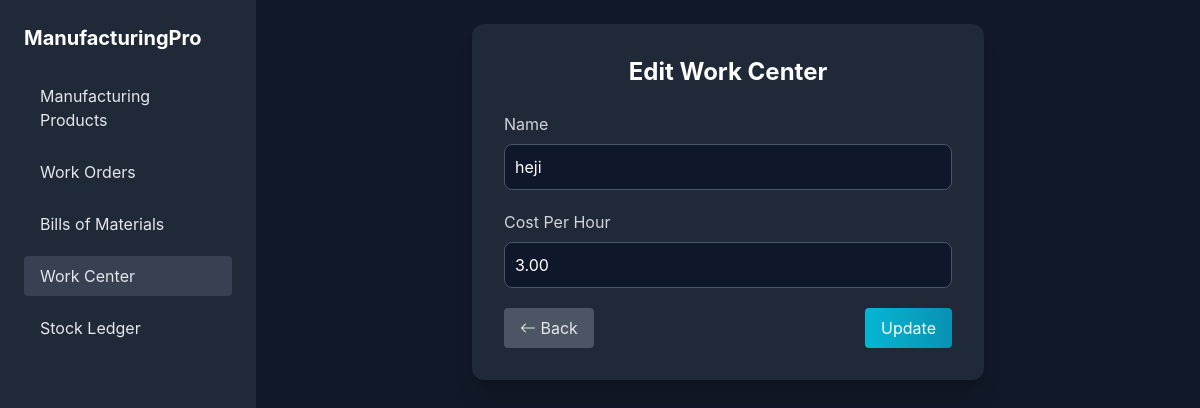
The app's page /work-centers/edit/4/, older data.
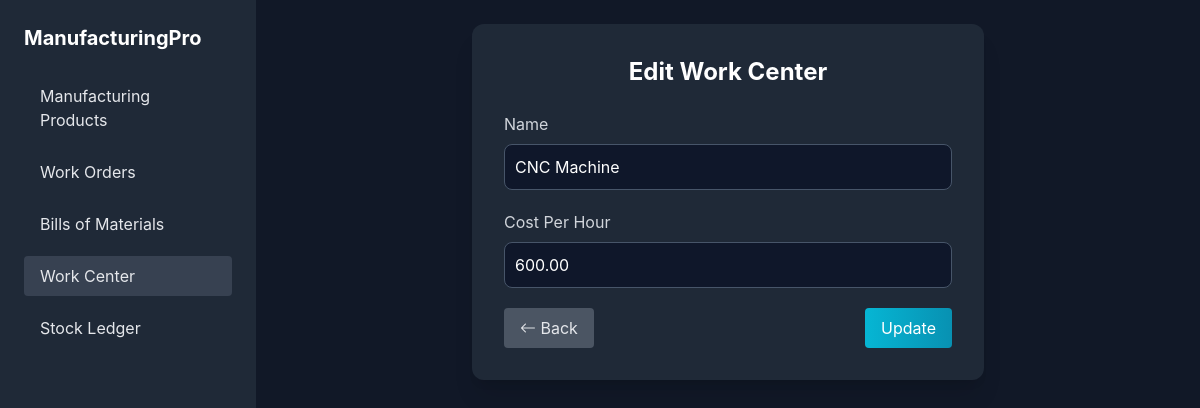
The same page, newer data.
### myapp/models.py (models this page shows, shortened)
class WorkCenter(models.Model):
    name = models.CharField(max_length=100, unique=True)
    cost_per_hour = models.DecimalField(max_digits=10, decimal_places=2)

### myapp/views.py (the view, shortened to what this page needs)
# urls.py: path("work-centers/edit/<int:pk>/", views.edit_work_center, name="edit_work_center"),
def edit_work_center(request, pk):
    wc = get_object_or_404(WorkCenter, pk=pk)
    return render(request, "edit_work_center.html", {"wc": wc})

### templates/edit_work_center.html (shortened to what this page needs)
{% load static %}
<!DOCTYPE html>
<html lang="en">
<head>
    <script src="https://cdn.tailwindcss.com"></script>
    <link href="https://cdn.jsdelivr.net/npm/bootstrap-icons/font/bootstrap-icons.css" rel="stylesheet">
</head>
<body class="bg-gray-900 text-gray-200 min-h-screen flex">
    <aside class="w-64 bg-gray-800 p-6 min-h-screen">
        <h2 class="text-xl font-bold text-white mb-6">ManufacturingPro</h2>
        <nav class="space-y-3">
            <a href="{% url 'work_order_analysis' %}" class="block px-4 py-2 rounded hover:bg-gray-700">Manufacturing
                Products</a>
            <a href="{% url 'work_products' %}" class="block px-4 py-2 rounded hover:bg-gray-700">Work Orders</a>
            <a href="{% url 'bills_of_materials' %}" class="block px-4 py-2 rounded hover:bg-gray-700">Bills of
                Materials</a>
            <a href="{% url 'work_center' %}" class="block px-4 py-2 rounded hover:bg-gray-700 bg-gray-700">Work
                Center</a>
            <a href="{% url 'stock_ledger' %}" class="block px-4 py-2 rounded hover:bg-gray-700">Stock Ledger</a>
        </nav>
    </aside>
    <main class="flex-1 p-6 flex justify-center items-start">
        <div class="w-full max-w-lg bg-gray-800 p-8 rounded-xl shadow-xl">
            <h1 class="text-2xl font-bold text-white mb-6 text-center">
                Edit Work Center
            </h1>
            <form method="POST" class="space-y-5">
                <div>
                    <label class="block mb-2 text-gray-300">Name</label>
                    <input type="text" name="name" value="{{ wc.name }}" class="form-control" placeholder="Enter Work Center Name">
                </div>
                <div>
                    <label class="block mb-2 text-gray-300">Cost Per Hour</label>
                    <input type="number" name="cost_per_hour" value="{{ wc.cost_per_hour }}" class="form-control" placeholder="Enter Cost Per Hour">
                </div>
                <div class="flex justify-between items-center">
                    <a href="{% url 'work_center' %}"
                        class="px-4 py-2 rounded bg-gray-600 hover:bg-gray-700 transition"><i
                            class="bi bi-arrow-left"></i> Back</a>
                    <button type="submit"
                        class="px-4 py-2 rounded bg-gradient-to-r from-cyan-500 to-cyan-600 text-white hover:from-cyan-600 hover:to-cyan-700 transition">
                        Update
                    </button>
                </div>
            </form>
        </div>
    </main>
</body>
</html>

Row changes from the older to the newer data that the page shows:
changed WorkCenter: name "heji" → "CNC Machine"; cost_per_hour "3.00" → "600.00"
